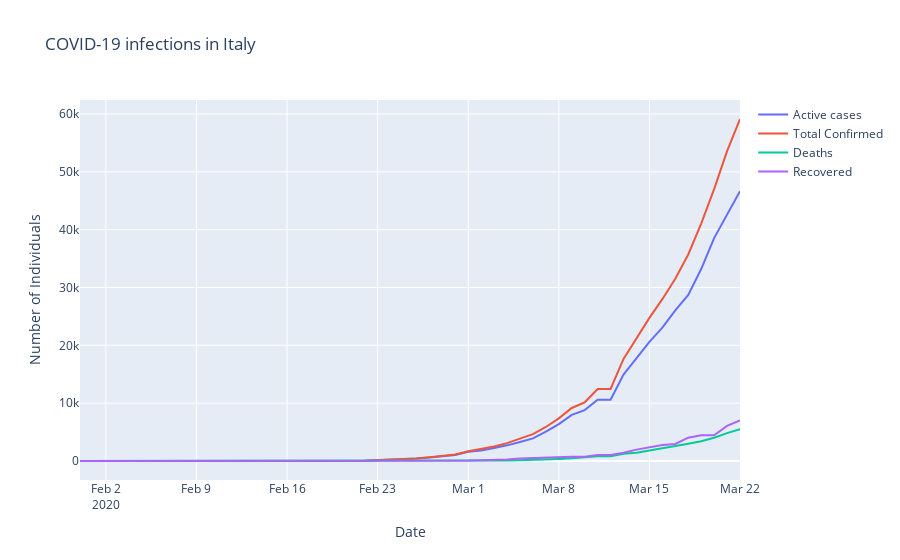

Source (notebook cell):
### Code cell
region = 'Italy'

print('Fatality rate: {:.2f}%'.format(100 *
                                     df[(df['Country/Region'] == region) &
                                        (df['date'] == df['date'].iloc[-1])]['Deaths'].sum() /
                                     df[(df['Country/Region'] == region) &
                                        (df['date'] == df['date'].iloc[-1])]['Confirmed'].sum()))

fig = go.Figure()
fig.add_trace(go.Scatter(
                x=df[df['Country/Region'] == region].groupby('date')['date'].first(),
                y=df[df['Country/Region'] == region].groupby('date')['Active'].sum(),
                name="Active cases"))

fig.add_trace(go.Scatter(
                x=df[df['Country/Region'] == region].groupby('date')['date'].first(),
                y=df[df['Country/Region'] == region].groupby('date')['Confirmed'].sum(),
                name="Total Confirmed"))

fig.add_trace(go.Scatter(
                x=df[df['Country/Region'] == region].groupby('date')['date'].first(),
                y=df[df['Country/Region'] == region].groupby('date')['Deaths'].sum(),
                name="Deaths"))

fig.add_trace(go.Scatter(
                x=df[df['Country/Region'] == region].groupby('date')['date'].first(),
                y=df[df['Country/Region'] == region].groupby('date')['Recovered'].sum(),
                name="Recovered"))

fig.update_layout(title="COVID-19 infections in {}".format(region),
                  xaxis_title="Date",
                  yaxis_title="Number of Individuals")

fig.show()
